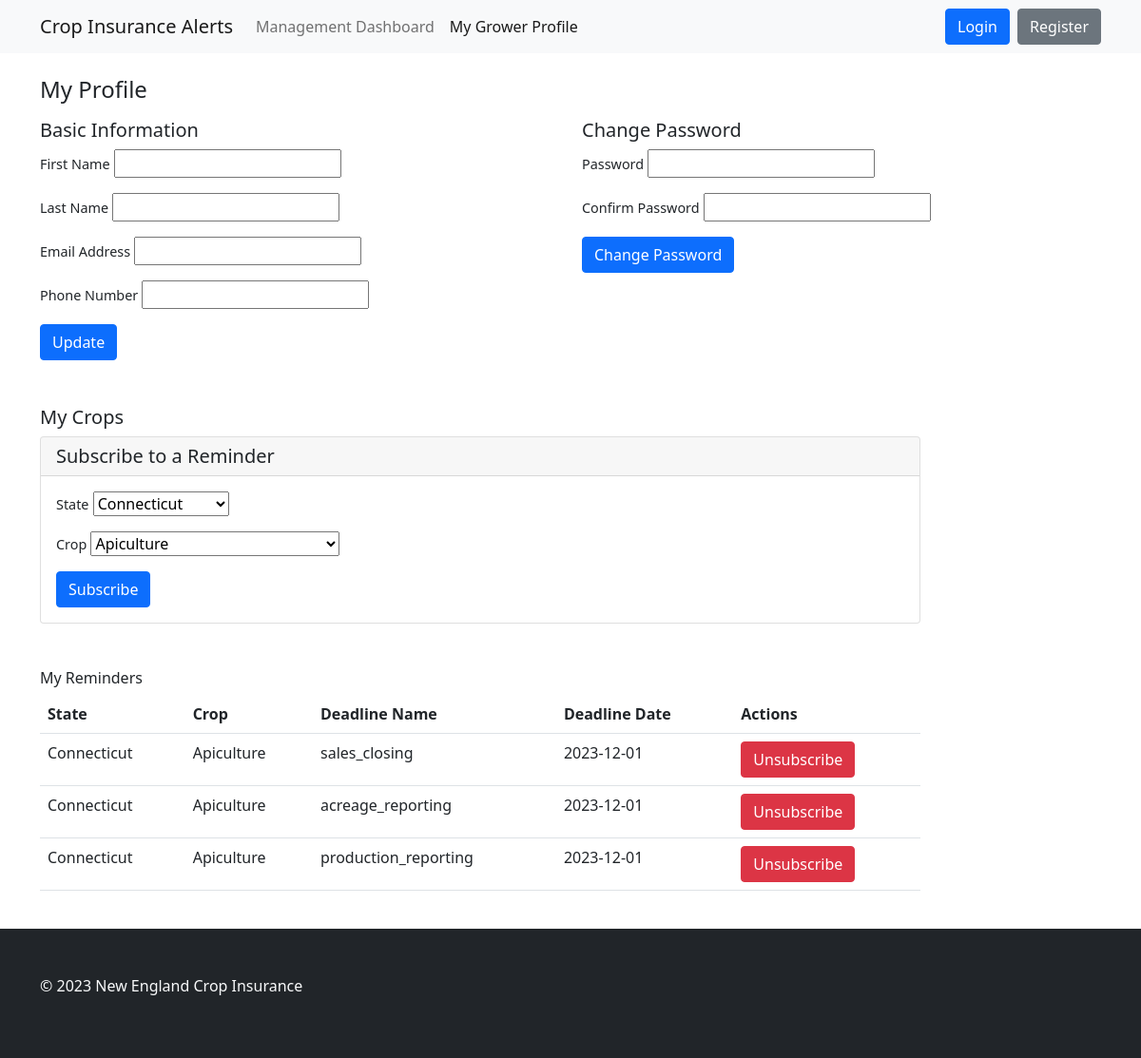
/profile, run on the app's committed database.
### tables this page shows
CREATE TABLE crops_states_deadlines (
    id INTEGER PRIMARY KEY,
    crop_id INTEGER NOT NULL,
    state_id INTEGER NOT NULL,
    deadline_name TEXT NOT NULL,
    deadline DATETIME NOT NULL,
    created_at DATETIME DEFAULT CURRENT_TIMESTAMP
);

### public/functions.php (called while the page is built, shortened)
<?php
$db = new SQLite3('../db.sqlite');
function do_layout($file) {
    require_once 'layouts/header.php';
    require_once  $file . '.php';
    require_once 'layouts/footer.php';
}
function get_all_crops() {
    global $db;
    $results = $db->query('SELECT * FROM crops');
    $crops = [];
    while ($row = $results->fetchArray()) {
        $crops[] = $row;
    }
    return $crops;
}
function get_all_states() {
    global $db;
    $results = $db->query('SELECT * FROM states');
    $states = [];
    while ($row = $results->fetchArray()) {
        $states[] = $row;
    }
    return $states;
}
function get_state_name($id) {
    global $db;
    $results = $db->query('SELECT * FROM states WHERE id = ' . $id);
    $row = $results->fetchArray();
    return $row['state'];
}
function get_crop_name($id) {
    global $db;
    $results = $db->query('SELECT * FROM crops WHERE id = ' . $id);
    $row = $results->fetchArray();
    return $row['crop'];
}
function get_all_deadlines() {
    global $db;
    $results = $db->query('SELECT * FROM crops_states_deadlines');
    $deadlines = [];
    while ($row = $results->fetchArray()) {
        $row['state'] = get_state_name($row['state_id']);
        $row['crop'] = get_crop_name($row['crop_id']);
        $deadlines[] = $row;
    }
    return $deadlines;
}

### public/pages/profile.php (the view, shortened to what this page needs)
<?php
require_once 'functions.php';
$states=get_all_states();
$crops=get_all_crops();
?>
<div class="page page-profile container">
    <header class="page-header">
        <h2>My Profile</h2>
    </header>
    <div class="row mt-3">
        <div class="col-md-6">
            <h3>Basic Information</h3>
            <form action="/post/profile" method="post">
                <div class="mb-3">
                    <label for="firstname">First Name</label>
                    <input type="text" name="firstname" id="firstname" value="<?php echo $_SESSION['user']['firstname']; ?>">
                </div>
                <div class="mb-3">
                    <label for="lastname">Last Name</label>
                    <input type="text" name="lastname" id="lastname" value="<?php echo $_SESSION['user']['lastname']; ?>">
                </div>
                <div class="mb-3">
                    <label for="email">Email Address</label>
                    <input type="email" name="email" id="email" value="<?php echo $_SESSION['user']['email']; ?>">
                </div>
                <div class="mb-3">
                    <label for="phone">Phone Number</label>
                    <input type="text" name="phone" id="phone" value="<?php echo $_SESSION['user']['phone']; ?>">
                </div>
                <button type="submit" class="btn btn-primary">Update</button>
            </form>
        </div>
        <div class="col-md-6">
            <h3>Change Password</h3>
            <form action="/post/password" method="post">
                <div class="mb-3">
                    <label for="password">Password</label>
                    <input type="password" name="password" id="password">
                </div>
                <div class="mb-3">
                    <label for="password_confirm">Confirm Password</label>
                    <input type="password" name="password_confirm" id="password_confirm">
                </div>
                <button type="submit" class="btn btn-primary">Change Password</button>
            </form>
        </div>
        <div class="col-md-10 mt-5">
            <h3>My Crops</h3>
            <div class="card">
                <h5 class="card-header">Subscribe to a Reminder</h5>
                <div class="card-body">
                    <form action="/post/subscribe" method="post">
                        <div class="mb-3">
                            <label for="state">State</label>
                            <select name="state" id="state">
                                <?php foreach ($states as $state) : ?>
                                    <option value="<?php echo $state['id']; ?>"><?php echo $state['state']; ?></option>
                                <?php endforeach; ?>
                            </select>
                        </div>
                        <div class="mb-3">
                            <label for="crop">Crop</label>
                            <select name="crop" id="crop">
                                <?php foreach ($crops as $crop) : ?>
                                    <option value="<?php echo $crop['id']; ?>"><?php echo $crop['crop']; ?></option>
                                <?php endforeach; ?>
                            </select>
                        </div>
                        <button type="submit" class="btn btn-primary">Subscribe</button>
                    </form>
                </div>
            </div>
            <h4 class="mt-5">My Reminders</h4>
            <table class="table">
                <tr>
                    <th>State</th>
                    <th>Crop</th>
                    <th>Deadline Name</th>
                    <th>Deadline Date</th>
                    <th>Actions</th>
                </tr>
                <?php
                $deadlines = get_all_deadlines($_SESSION['user_id']);
                foreach ($deadlines as $deadline) {
                    echo '<tr>';
                    echo '<td>' . $deadline['state'] . '</td>';
                    echo '<td>' . $deadline['crop'] . '</td>';
                    echo '<td>' . $deadline['deadline_name'] . '</td>';
                    echo '<td>' . $deadline['deadline'] . '</td>';
                    echo '<td><a href="/post/unsubscribe/' . $deadline['id'] . '" class="btn btn-danger">Unsubscribe</a></td>';
                    echo '</tr>';
                }
                ?>
            </table>
        </div>
    </div>
</div>

### public/index.php (shortened to what this page needs)
<?php
require_once 'functions.php';
switch($_SERVER['REQUEST_URI']) {
    case '/profile':
        do_layout('pages/profile');
        break;
}

### public/layouts/header.php (shortened to what this page needs)
<!doctype html>
<html lang="en">
<head>
    <link href="https://cdn.jsdelivr.net/npm/bootstrap@5.0.2/dist/css/bootstrap.min.css" rel="stylesheet">
    <link rel="stylesheet" href="/css/app.css">
</head>
<body>
<header>
<nav class="navbar navbar-expand-lg navbar-light bg-light">
  <div class="container">
    <a class="navbar-brand" href="#">Crop Insurance Alerts</a>
    <div class="collapse navbar-collapse" id="navbarSupportedContent">
      <ul class="navbar-nav me-auto mb-2 mb-lg-0">
        <li class="nav-item">
          <a class="nav-link
          <?php if ($_SERVER['REQUEST_URI'] == '/') : ?>
            active
          <?php endif; ?>
          " aria-current="page" href="/">Management Dashboard</a>
        </li>
        <li class="nav-item">
          <a class="
          <?php if ($_SERVER['REQUEST_URI'] == '/profile') : ?>
            active
          <?php endif; ?>
          nav-link" href="/profile">My Grower Profile</a>
        </li>
      </ul>
    </div>
    <div class="d-flex">
        <?php if (isset($_SESSION['user_id'])) : ?>
            <span class="me-3">Welcome, <?php echo $_SESSION['firstname']; ?></span>
            <a href="/logout" class="btn btn-danger">Logout</a>
        <?php else : ?>
            <a href="/login" class="btn btn-primary me-2">Login</a>
            <a href="/register" class="btn btn-secondary">Register</a>
        <?php endif; ?>
    </div>
  </div>
</nav>
</header>
<main id="app" class="mt-4 mb-4">

### public/layouts/footer.php (shortened to what this page needs)
</main>
<footer class="bg-dark text-light py-5">
    <div class="container">
        <p> &copy; <?php echo date('Y'); ?> New England Crop Insurance </p>
    </div>
</footer>
</body>
</html>

### public/css/app.css (style rules this page uses)
body { overflow-y: scroll; display: flex; flex-direction: column; min-height: 100vh; }
h2 { font-size: 1.5rem; }
h3 { font-size: 1.25rem; }
h4 { font-size: 1rem; }
label { font-size: 0.9rem; }
main { flex: 1; }
footer { flex-shrink: 0; background-color: #f5f5f5; }

### data on the page
crops_states_deadlines: state "Connecticut", crop "Apiculture", deadline_name "sales_closing", deadline "2023-12-01"
crops_states_deadlines: state "Connecticut", crop "Apiculture", deadline_name "acreage_reporting", deadline "2023-12-01"
crops_states_deadlines: state "Connecticut", crop "Apiculture", deadline_name "production_reporting", deadline "2023-12-01"

### other printed values
form field state "Connecticut"
form field crop "Apiculture"
